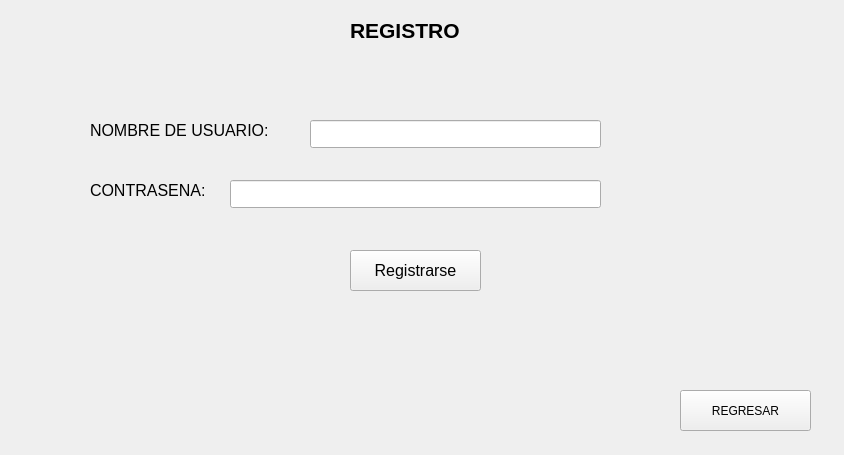
<?xml version="1.0" encoding="UTF-8"?>
<ui version="4.0">
 <class>RegistroUI</class>
 <widget class="QWidget" name="RegistroUI">
  <property name="geometry">
   <rect>
    <x>0</x>
    <y>0</y>
    <width>844</width>
    <height>455</height>
   </rect>
  </property>
  <property name="windowTitle">
   <string>Form</string>
  </property>
  <widget class="QLabel" name="lblRegistro">
   <property name="geometry">
    <rect>
     <x>350</x>
     <y>10</y>
     <width>141</width>
     <height>41</height>
    </rect>
   </property>
   <property name="font">
    <font>
     <pointsize>16</pointsize>
     <bold>true</bold>
    </font>
   </property>
   <property name="text">
    <string>REGISTRO</string>
   </property>
  </widget>
  <widget class="QLabel" name="lblNombreUsuario">
   <property name="geometry">
    <rect>
     <x>90</x>
     <y>120</y>
     <width>221</width>
     <height>20</height>
    </rect>
   </property>
   <property name="font">
    <font>
     <pointsize>12</pointsize>
    </font>
   </property>
   <property name="text">
    <string>NOMBRE DE USUARIO:</string>
   </property>
  </widget>
  <widget class="QLabel" name="lblContrasena">
   <property name="geometry">
    <rect>
     <x>90</x>
     <y>180</y>
     <width>131</width>
     <height>20</height>
    </rect>
   </property>
   <property name="font">
    <font>
     <pointsize>12</pointsize>
    </font>
   </property>
   <property name="text">
    <string>CONTRASENA:</string>
   </property>
  </widget>
  <widget class="QPushButton" name="btnRegresar">
   <property name="geometry">
    <rect>
     <x>680</x>
     <y>390</y>
     <width>131</width>
     <height>41</height>
    </rect>
   </property>
   <property name="text">
    <string>REGRESAR</string>
   </property>
  </widget>
  <widget class="QPushButton" name="btnRegistrarse">
   <property name="geometry">
    <rect>
     <x>350</x>
     <y>250</y>
     <width>131</width>
     <height>41</height>
    </rect>
   </property>
   <property name="font">
    <font>
     <pointsize>12</pointsize>
    </font>
   </property>
   <property name="text">
    <string>Registrarse</string>
   </property>
  </widget>
  <widget class="QLineEdit" name="txtUsuario">
   <property name="geometry">
    <rect>
     <x>310</x>
     <y>120</y>
     <width>291</width>
     <height>28</height>
    </rect>
   </property>
  </widget>
  <widget class="QLineEdit" name="txtContrasena">
   <property name="geometry">
    <rect>
     <x>230</x>
     <y>180</y>
     <width>371</width>
     <height>28</height>
    </rect>
   </property>
  </widget>
 </widget>
 <resources/>
 <connections/>
</ui>
